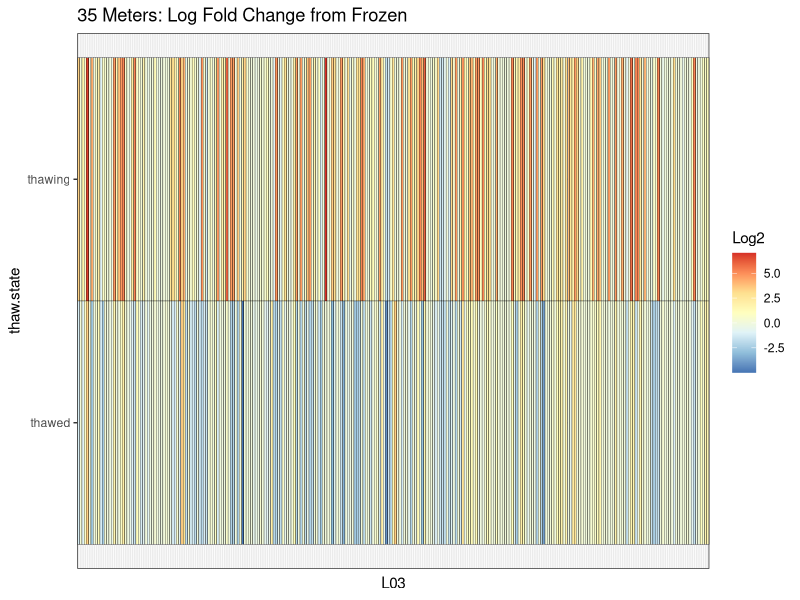
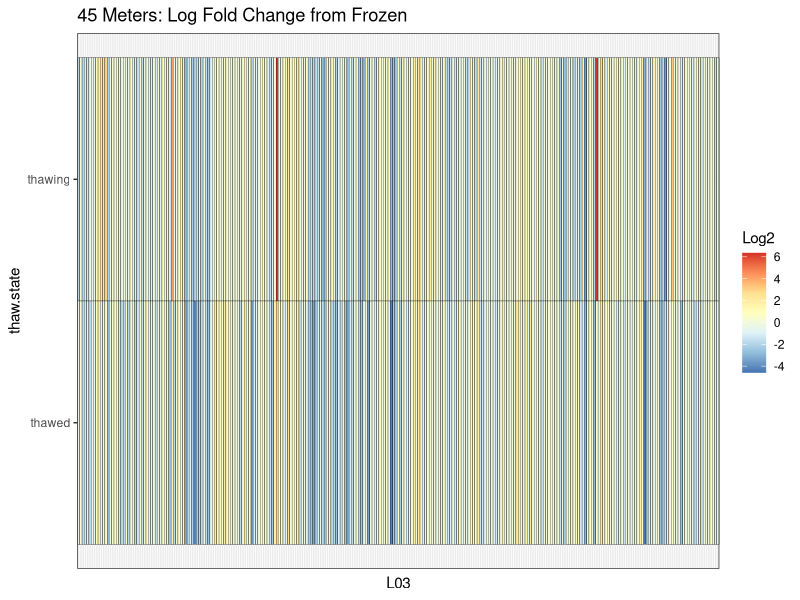
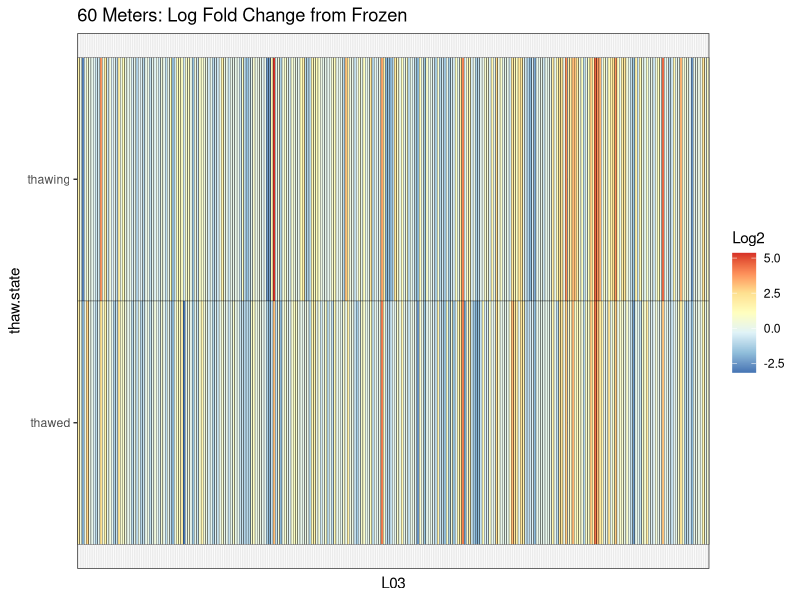
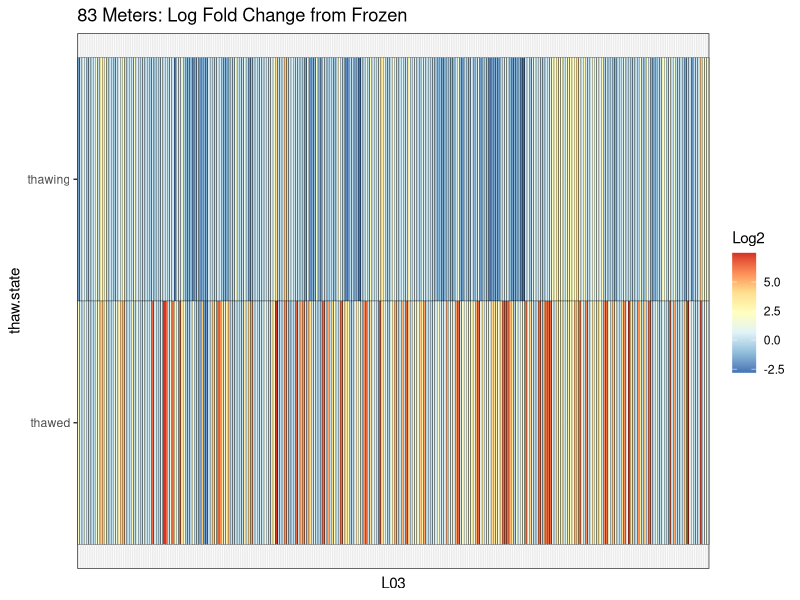
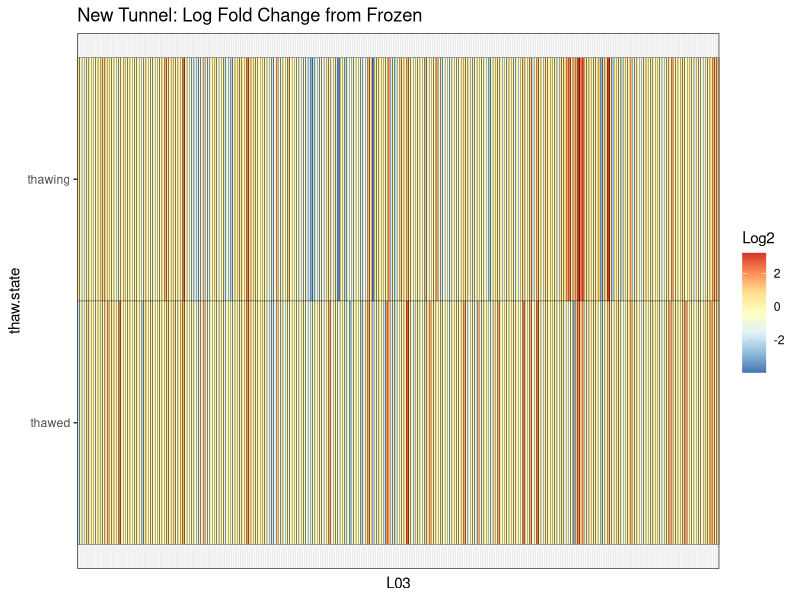
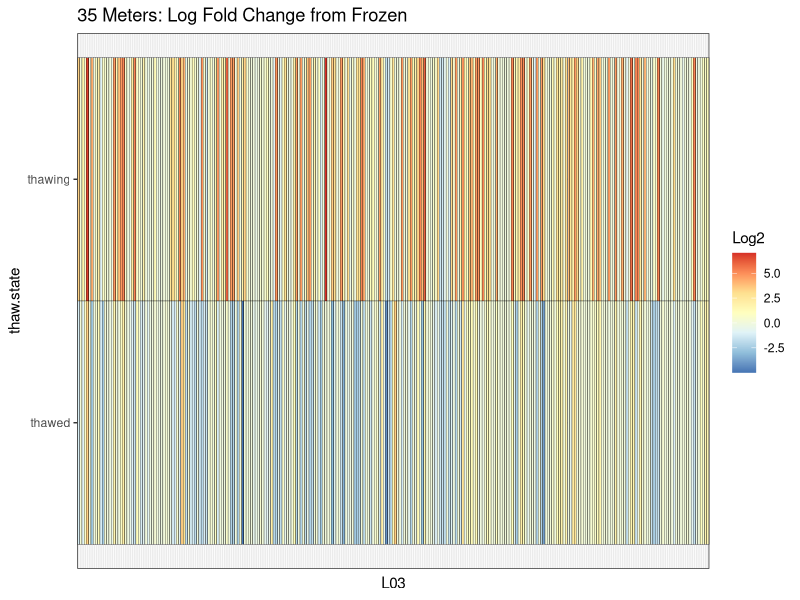
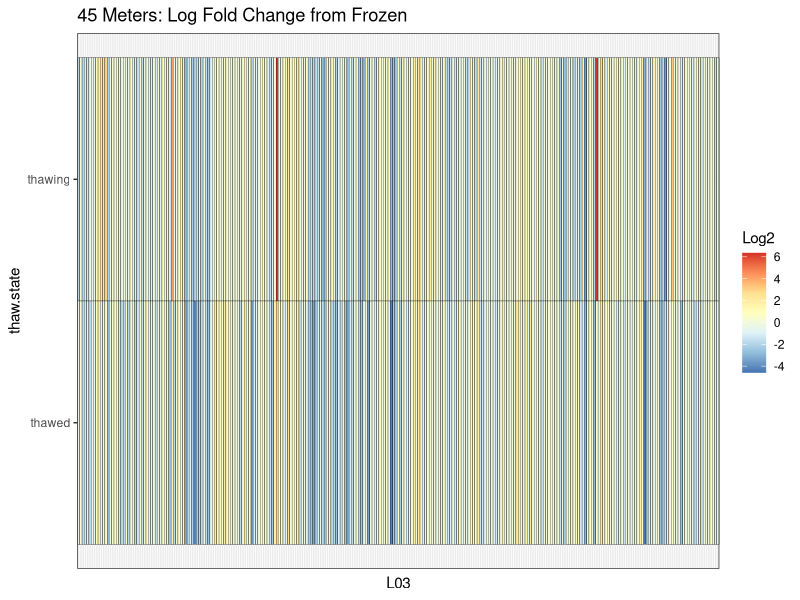
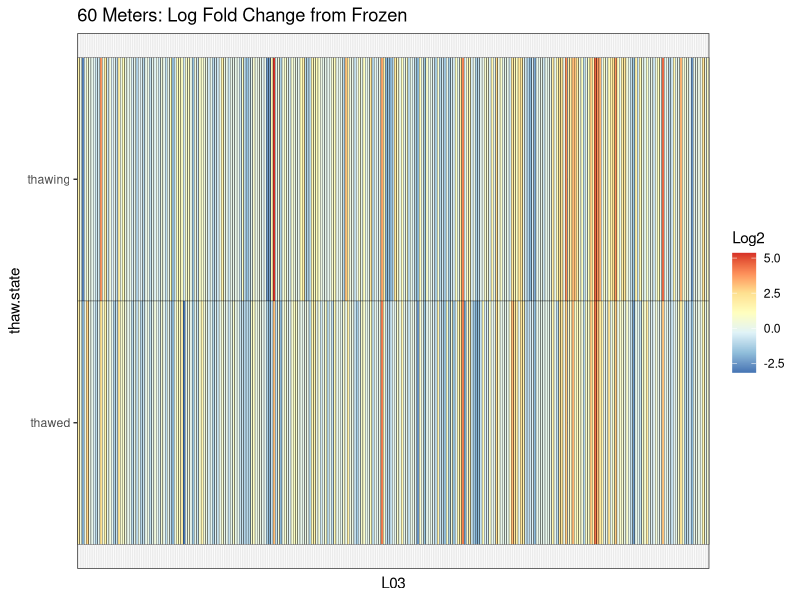

The R script that drew these images, in order:
# PERMAFROST-PATHOGENS DATA VISUALIZATION
  # creates heat maps looking at frozen to thawed and frozen to
  # thawing LFC for all L03 virulence-related genes at each site
# Created: 7/20/2020
# Author: C. Green
# Last Edited: 7/24/2020

# ~~ heat map ~~~

# load library
library("dplyr")
library("tidyr")
library("ggplot2")
library("RColorBrewer")

# ~~ 35 METERS ~~~

# read in result csv files as a tibble
res35csv <- readr::read_csv("res35.csv", 
                            col_names = TRUE, 
                            col_types="icdddd")
res35csv <- select(res35csv, -1) # delete first column of numbers

# re name columns
colnames(res35csv) <- c("L03", "thawing", "thawing.padj", "thawed", "thawed.padj")

# gather and remove log2 NA rows
df <- res35csv %>%
  gather(key="thaw.state", value= "Log2", 
         thawing, thawed, -thawing.padj, -thawed.padj, 
         na.rm=TRUE)

meters35 <- ggplot(df, aes(x=L03, y = thaw.state , fill=Log2)) +
    # tile with black contour
    geom_tile(colour="black") +
    # B&W theme, no grey background
    theme_bw() +
    # get rid of y axis titles
    theme(axis.text.x=element_blank(),
          axis.ticks.x=element_blank()) +
    # Green color theme for `fill`
    scale_fill_distiller(palette="RdYlBu", direction=-1) +
    # since there is no legend, adding a title
    labs(title = "35 Meters: Log Fold Change from Frozen")
meters35

# save to file in figures directory
ggsave(
  "35meters.png",
  plot = meters35,
  device = png(),
  path = "~/Documents/CRREL/permafrost-pathogens/permafrost-figures",
  scale = 1,
  width = 30,
  height = 10,
  units = "cm",
  dpi = 300)



# ~~ 45 METERS ~~~

# read in result csv files as a tibble
res45csv <- readr::read_csv("res45.csv", col_names = TRUE, col_types="icdddd")
res45csv <- select(res45csv, -1) # delete first column of numbers

# re name columns
colnames(res45csv) <- c("L03", "thawing", "thawing.padj", "thawed", "thawed.padj")

# gather and remove log2 NA rows
df <- res45csv %>%
  gather(key="thaw.state", value= "Log2", 
         thawing, thawed, -thawing.padj, -thawed.padj, 
         na.rm=TRUE)

meters45 <- ggplot(df, aes(x=L03, y = thaw.state , fill=Log2)) +
  # tile with black contour
  geom_tile(colour="black") +
  # B&W theme, no grey background
  theme_bw() +
  # get rid of y axis titles
  theme(axis.text.x=element_blank(),
        axis.ticks.x=element_blank()) +
  # Green color theme for `fill`
  scale_fill_distiller(palette="RdYlBu", direction=-1) +
  # since there is no legend, adding a title
  labs(title = "45 Meters: Log Fold Change from Frozen")
meters45

# save to file in figures directory
ggsave(
  "45meters.png",
  plot = meters45,
  device = png(),
  path = "~/Documents/CRREL/permafrost-pathogens/permafrost-figures",
  scale = 1,
  width = 30,
  height = 10,
  units = "cm",
  dpi = 300)



# ~~ 60 METERS ~~~

# read in result csv files as a tibble
res60csv <- readr::read_csv("res60.csv", col_names = TRUE, col_types="icdddd")
res60csv <- select(res60csv, -1) # delete first column of numbers

# re-name columns
colnames(res60csv) <- c("L03", "thawing", "thawing.padj", "thawed", "thawed.padj")

# gather and remove log2 NA rows
df <- res60csv %>%
  gather(key="thaw.state", value= "Log2", 
         thawing, thawed, -thawing.padj, -thawed.padj, 
         na.rm=TRUE)

meters60 <- ggplot(df, aes(x=L03, y = thaw.state , fill=Log2)) +
            # tile with black contour
            geom_tile(colour="black") +
            # B&W theme, no grey background
            theme_bw() +
            # get rid of y axis titles
            theme(axis.text.x=element_blank(),
                  axis.ticks.x=element_blank()) +
            # Green color theme for `fill`
            scale_fill_distiller(palette="RdYlBu", direction=-1) +
            # since there is no legend, adding a title
            labs(title = "60 Meters: Log Fold Change from Frozen")
meters60

# save to file in figures directory
ggsave(
  "60meters.png",
  plot = meters60,
  device = png(),
  path = "~/Documents/CRREL/permafrost-pathogens/permafrost-figures",
  scale = 1,
  width = 30,
  height = 10,
  units = "cm",
  dpi = 300)


# ~~ 83 METERS ~~~

# read in result csv files as a tibble
res83csv <- readr::read_csv("res83.csv", col_names = TRUE, col_types="icdddd")
res83csv <- select(res83csv, -1) # delete first column of numbers

# re name columns
colnames(res83csv) <- c("L03", "thawing", "thawing.padj", "thawed", "thawed.padj")

# gather and remove log2 NA rows
df <- res83csv %>%
  gather(key="thaw.state", value= "Log2", 
         thawing, thawed, -thawing.padj, -thawed.padj, 
         na.rm=TRUE)

meters83 <- ggplot(df, aes(x=L03, y = thaw.state , fill=Log2)) +
            # tile with black contour
            geom_tile(colour="black") +
            # B&W theme, no grey background
            theme_bw() +
            # get rid of y axis titles
            theme(axis.text.x=element_blank(),
                  axis.ticks.x=element_blank()) +
            # Green color theme for `fill`
            scale_fill_distiller(palette="RdYlBu", direction=-1) +
            # since there is no legend, adding a title
            labs(title = "83 Meters: Log Fold Change from Frozen")
meters83

# save to file in figures directory
ggsave(
  "83meters.png",
  plot = meters83,
  device = png(),
  path = "~/Documents/CRREL/permafrost-pathogens/permafrost-figures",
  scale = 1,
  width = 30,
  height = 10,
  units = "cm",
  dpi = 300)


# ~~ New METERS ~~~

# read in result csv files as a tibble
resNewcsv <- readr::read_csv("resNew.csv", col_names = TRUE, col_types="icdddd")
resNewcsv <- select(resNewcsv, -1) # delete first column of numbers

# re name columns
colnames(resNewcsv) <- c("L03", "thawing", "thawing.padj", "thawed", "thawed.padj")

# gather and remove log2 NA rows
df <- resNewcsv %>%
  gather(key="thaw.state", value= "Log2", 
         thawing, thawed, -thawing.padj, -thawed.padj, 
         na.rm=TRUE)

metersNew <- ggplot(df, aes(x=L03, y = thaw.state , fill=Log2)) +
              # tile with black contour
              geom_tile(colour="black") +
              # B&W theme, no grey background
              theme_bw() +
              # get rid of y axis titles
              theme(axis.text.x=element_blank(),
                    axis.ticks.x=element_blank()) +
              # Green color theme for `fill`
              scale_fill_distiller(palette="RdYlBu", direction=-1) +
              # since there is no legend, adding a title
              labs(title = "New Tunnel: Log Fold Change from Frozen")
metersNew

# save to file in figures directory
ggsave(
  "NewTunnel.png",
  plot = metersNew,
  device = png(),
  path = "~/Documents/CRREL/permafrost-pathogens/permafrost-figures",
  scale = 1,
  width = 30,
  height = 10,
  units = "cm",
  dpi = 300)

